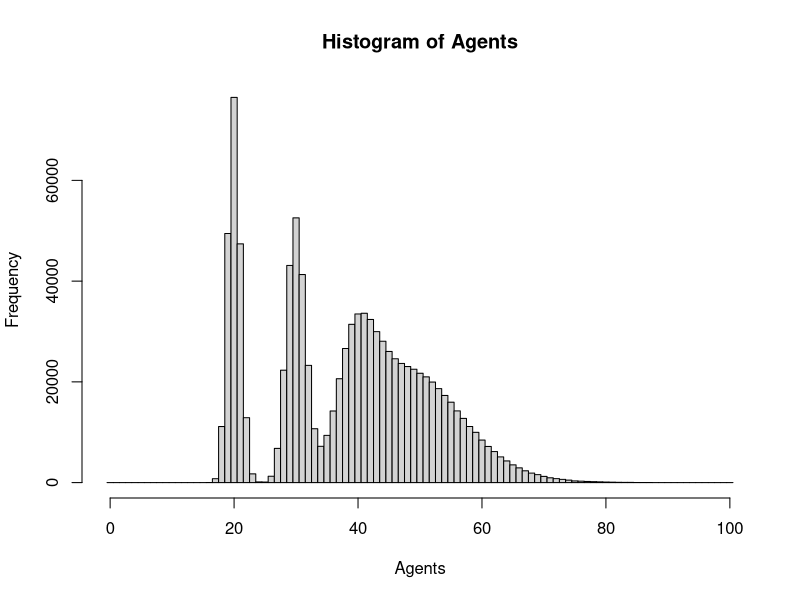
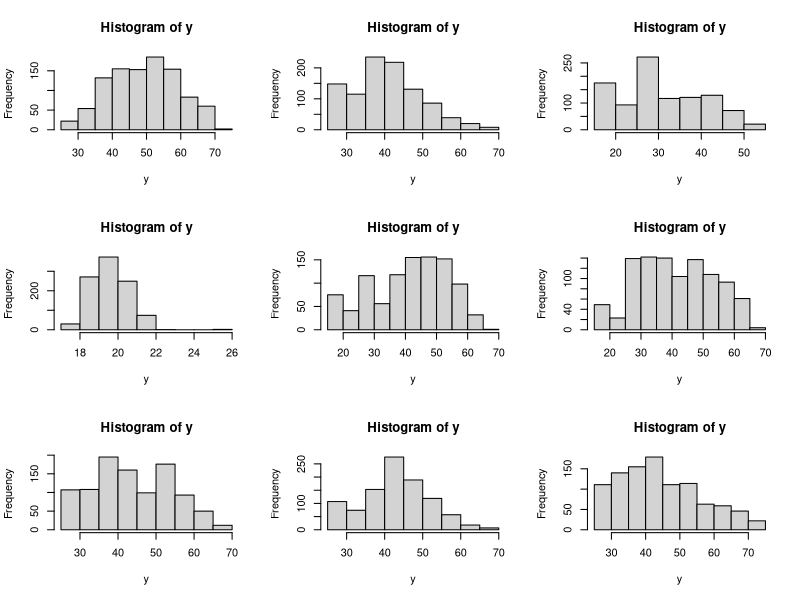
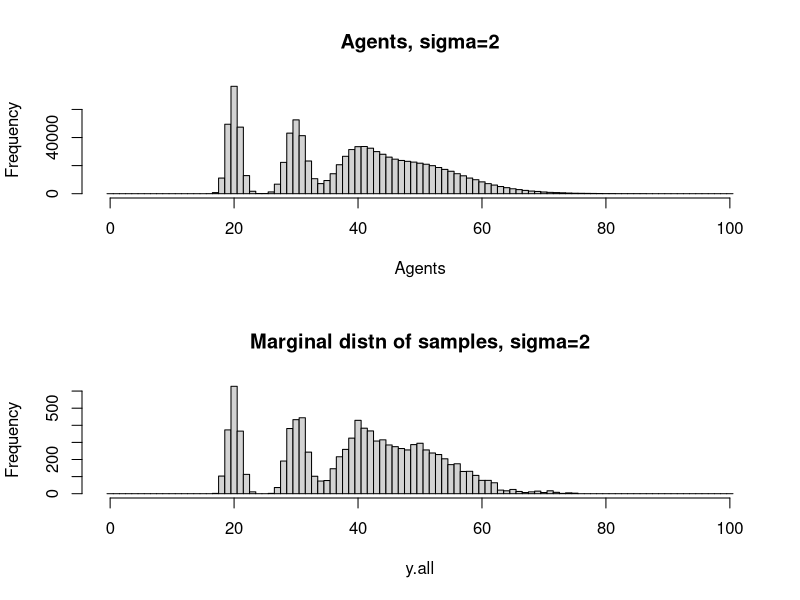
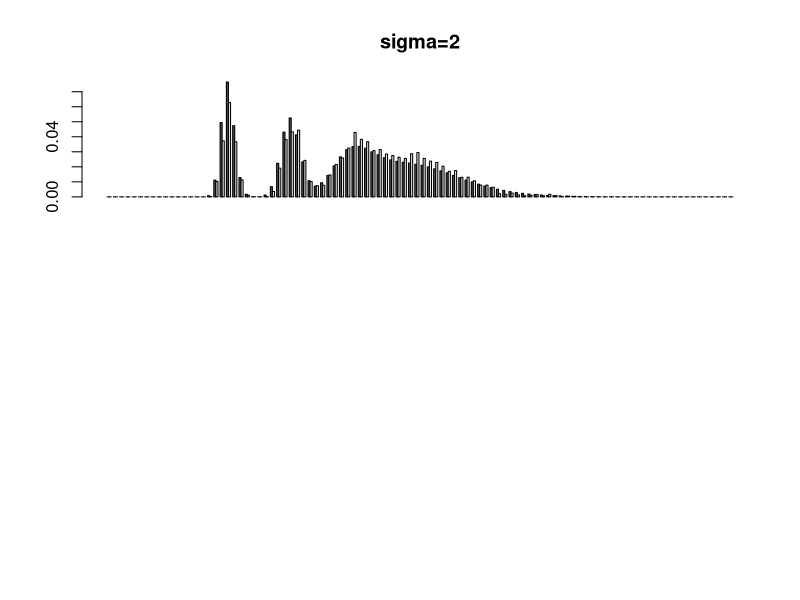
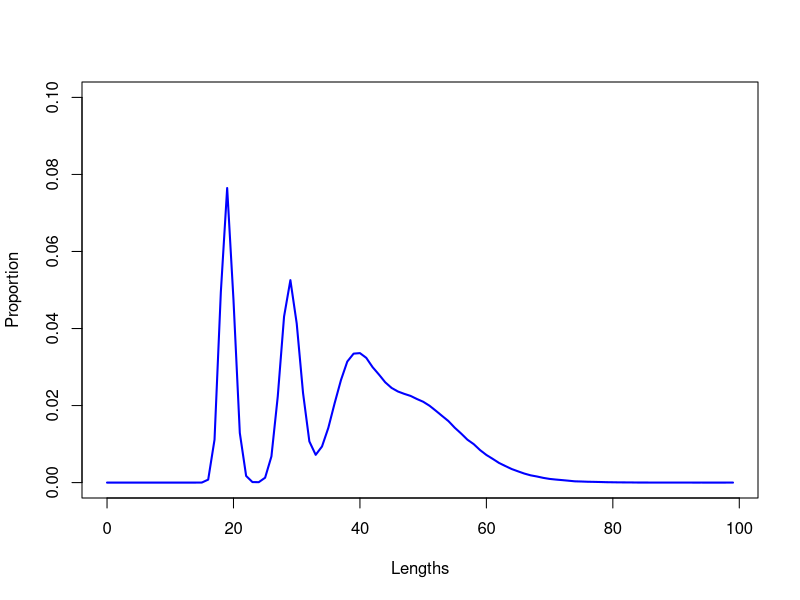

The R source for these figures, in order: (Note: a time limit stopped this script after it produced the figures.)
#Generate a million agents
n.Agents=1e6
#Length distn of agents
Agents=round(c(rlnorm(0.6*n.Agents,log(25),0.1),rlnorm(0.4*n.Agents,log(40),0.15))) 
Agents=round(c(rlnorm(0.2*n.Agents,log(20),0.05),rlnorm(0.2*n.Agents,log(30),0.05),rlnorm(0.2*n.Agents,log(40),0.08),rlnorm(0.4*n.Agents,log(50),0.15))) 

Freq=tabulate(Agents)/n.Agents

size.max=max(Agents)
lengths = 0:(size.max+1)-0.5
hist(Agents,breaks=lengths)


#M-H using N(y[i-1],sigma) proposal. Trial runs:
par(mfrow=c(3,3))
n=1000 #sample size
y=rep(NA,n)
sigma=2 #The higher sigma, less the autocorrelation in samples

for(sims in 1:9) {
y[1]=sample(Agents,1)
for(i in 2:n) {
  y.proposed=round(rnorm(1,y[i-1],sigma))
  if(y.proposed<1 | y.proposed>size.max) 
    y.proposed=y[i-1]
  ratio=Freq[y.proposed]/Freq[y[i-1]]
  y[i]= ifelse(runif(1) < ratio, y.proposed, y[i-1])
}
hist(y)
}


#M-H using N(y[k],sigma) proposal. Check marginal over n.sims runs.
n=200 #fish per sample (A haul)
sigma=2; Sig=paste0("sigma=",sigma)
y=rep(NA,n)
n.sims=50 # number of samples Number of hauls
n.tot=n.sims*n
y.all=as.numeric()

for(sims in 1:n.sims) {
  if(sims%%1000==0) 
    cat(sims,"...")
  y[1]=sample(Agents,1)
  for(i in 2:n) {
    y.proposed=round(rnorm(1,y[i-1],sigma))
    if(y.proposed<1 | y.proposed>size.max) 
      y.proposed=y[i-1]
    ratio=Freq[y.proposed]/Freq[y[i-1]]
    y[i]=ifelse(runif(1)<ratio,y.proposed,y[i-1])
  }
  y.all=c(y.all,y)
}

par(mfrow=c(2,1))
hist(Agents,breaks=0:(size.max+1)-0.5,main=paste("Agents,",Sig))
hist(y.all,breaks=0:(size.max+1)-0.5,main=paste("Marginal distn of samples,",Sig))

Freq.y=tabulate(y.all,nbins=length(Freq))/n.tot
barplot(rbind(Freq,Freq.y),beside=T,main=Sig)


## redo the above 1000 times
n_rep = 1000
Freq_est = matrix(NA, nrow = n_rep, ncol = length(0.5:(size.max)-0.5))
par(mfrow = c(1,1))
plot(0.5:(size.max)-0.5, Freq, type = "l",lwd = 2, col = "blue", cex = 1.2, xlab = "Lengths", ylab = "Proportion", ylim = c(0,0.1))
for(j in 1:n_rep) {
  if(j%%100==0) 
    cat(j,"...")
  y.all=as.numeric()
  for(sims in 1:n.sims) {
    if(sims%%1000==0) 
      cat(sims,"...")
    y[1]=sample(Agents,1)
    for(i in 2:n) {
      y.proposed=round(rnorm(1,y[i-1],sigma))
      if(y.proposed<1 | y.proposed>size.max) 
        y.proposed=y[i-1]
      ratio=Freq[y.proposed]/Freq[y[i-1]]
      y[i]=ifelse(runif(1)<ratio,y.proposed,y[i-1])
    }
    y.all=c(y.all,y)
  }
  Freq.y=tabulate(y.all,nbins=length(Freq))/n.tot
  #lines(0.5:(size.max)-0.5, Freq.y, col = adjustcolor(col = "red", alpha.f = 0.3), lwd =3)
  Freq_est[j, ] = Freq.y;
}
lines(0.5:(size.max)-0.5, Freq, type = "l",lwd = 3, col = "black")

## calculate MSE
diff_ = sweep(Freq_est, MARGIN = 2, STATS = Freq, FUN = "-")
dim(diff_)
round(cbind(diff_[1,],Freq_est[1,] - Freq),3)

## plot bias
boxplot(diff_, xlab = "length bin", ylab = expression(hat(theta) - theta), ylim = c(-0.1,0.1), main = paste0("sigma = ", sigma))

## smaller sigma =  1
sigma = 1
n_rep = 1000
Freq_est_sig_1 = matrix(NA, nrow = n_rep, ncol = length(0.5:(size.max)-0.5))
par(mfrow = c(1,1))
plot(0.5:(size.max)-0.5, Freq, type = "l",lwd = 2, col = "blue", cex = 1.2, xlab = "Lengths", ylab = "Proportion", ylim = c(0,0.1))
for(j in 1:n_rep) {
  if(j%%100==0) 
    cat(j,"...")
  y.all=as.numeric()
  for(sims in 1:n.sims) {
    if(sims%%1000==0) 
      cat(sims,"...")
    y[1]=sample(Agents,1)
    for(i in 2:n) {
      y.proposed=round(rnorm(1,y[i-1],sigma))
      if(y.proposed < 1 | y.proposed > size.max) 
        y.proposed=y[i-1]
      ratio=Freq[y.proposed]/Freq[y[i-1]]
      y[i]=ifelse(runif(1)<ratio,y.proposed,y[i-1])
    }
    y.all=c(y.all,y)
  }
  Freq.y=tabulate(y.all,nbins=length(Freq))/n.tot
  #lines(0.5:(size.max)-0.5, Freq.y, col = adjustcolor(col = "red", alpha.f = 0.3), lwd =3)
  Freq_est_sig_1[j, ] = Freq.y;
}
lines(0.5:(size.max)-0.5, Freq, type = "l",lwd = 3, col = "black")

## calculate MSE
diff_ = sweep(Freq_est_sig_1, MARGIN = 2, STATS = Freq, FUN = "-")
dim(diff_)
round(cbind(diff_[1,],Freq_est[1,] - Freq),3)

boxplot(diff_, xlab = "length bin", ylab = expression(hat(theta) - theta), ylim = c(-0.1,0.1), main = paste0("sigma = ", sigma))

######################
## Do the same for AF
######################
logis_ogive = function (X, a50, a95) {
  1/(1 + 19^((a50 - X)/a95))
}

## Params
ages = 1:20
R0 = 1000
M = 0.2
a50 = 3.4
ato95 = 2.4
S_age = logis_ogive(ages, a50, ato95)

A = length(ages)
N_age = vector()
N_age[1] = R0
set.seed(21)
for(age_ndx in 2:A)
  N_age[age_ndx] = N_age[age_ndx - 1] * exp(-M) * exp(rnorm(1,0,0.5))


target_freq = N_age * S_age / sum(N_age * S_age)
barplot(height = target_freq, names = ages, main = "Target Distribution", xlab = "Ages", ylab = "Frequency")

size.max = A
## smaller sigma =  1
sigma = 0.4
n_rep = 1000
Freq_est_sig_1 = matrix(NA, nrow = n_rep, ncol = A)
par(mfrow = c(1,1))
plot(1:A, target_freq, type = "l",lwd = 2, col = "blue", cex = 1.2, xlab = "Lengths", ylab = "Proportion", ylim = c(0,0.4))
out_bounds = vector()
hist_ratio = as.numeric()
for(j in 1:n_rep) {

  y.all=as.numeric()
  out_bounds = as.numeric()
  hist_ratio = as.numeric()
  for(sims in 1:n.sims) {

    y[1]=sample(1:A, 1)
    for(i in 2:n) {
      y.proposed = round(rnorm(1, y[i-1], sigma))
      if(y.proposed < 1 | y.proposed > size.max) {
        y.proposed=y[i-1]
        out_bounds = c(out_bounds, 1)
      } else {
        out_bounds = c(out_bounds, 0)
      }
      ratio = target_freq[y.proposed] / target_freq[y[i-1]]
      hist_ratio = c(hist_ratio, ratio)
      y[i] = ifelse(runif(1) < ratio, y.proposed, y[i-1])
    }
    y.all=c(y.all,y)

  }
  if(j %% 100==0) {
    cat("\n",j,"...")
    cat(table(out_bounds))
    hist(hist_ratio)
  }
  Freq.y=tabulate(y.all,nbins=A) / (n.sims * n)
  #lines(0.5:(size.max)-0.5, Freq.y, col = adjustcolor(col = "red", alpha.f = 0.3), lwd =3)
  Freq_est_sig_1[j, ] = Freq.y;
}
table(out_bounds)
## calculate MSE
diff_ = sweep(Freq_est_sig_1, MARGIN = 2, STATS = target_freq, FUN = "-")
dim(diff_)
round(cbind(diff_[1,],Freq_est_sig_1[1,] - target_freq),3)
boxplot(diff_, xlab = "Age", ylab = expression(hat(theta) - theta), ylim = c(-0.1,0.1), main = paste0("sigma = ", sigma))

## find the breakdown in M-H algorithm what happens with a "smoother" AF controlled by deviations added to exponential decline 
set.seed(21)
for(age_ndx in 2:A)
  N_age[age_ndx] = N_age[age_ndx - 1] * exp(-M) * exp(rnorm(1,0,0.2))
target_freq = N_age * S_age / sum(N_age * S_age)
barplot(height = target_freq, names = ages, main = "Target Distribution", xlab = "Ages", ylab = "Frequency")
## smaller sigma =  1
sigma = 0.4
n_rep = 1000
Freq_est_sig_1 = matrix(NA, nrow = n_rep, ncol = A)
par(mfrow = c(1,1))
plot(1:A, target_freq, type = "l",lwd = 2, col = "blue", cex = 1.2, xlab = "Lengths", ylab = "Proportion", ylim = c(0,0.4))
out_bounds = vector()
for(j in 1:n_rep) {

  y.all=as.numeric()
  out_bounds = as.numeric()
  for(sims in 1:n.sims) {
    
    y[1]=sample(1:A, 1)
    for(i in 2:n) {
      y.proposed = round(rnorm(1, y[i-1], sigma))
      if(y.proposed < 1 | y.proposed > size.max) {
        y.proposed=y[i-1]
        out_bounds = c(out_bounds, 1)
      } else {
        out_bounds = c(out_bounds, 0)
      }
      ratio = target_freq[y.proposed] / target_freq[y[i-1]]
      y[i] = ifelse(runif(1) < ratio, y.proposed, y[i-1])
    }
    y.all=c(y.all,y)
  }
  if(j %% 100==0) {
    cat("\n",j,"...")
    cat(table(out_bounds))
    hist(hist_ratio)
  }
  Freq.y=tabulate(y.all,nbins=A) / (n.sims * n)
  #lines(0.5:(size.max)-0.5, Freq.y, col = adjustcolor(col = "red", alpha.f = 0.3), lwd =3)
  Freq_est_sig_1[j, ] = Freq.y;
}
table(out_bounds)
## calculate MSE
diff_ = sweep(Freq_est_sig_1, MARGIN = 2, STATS = target_freq, FUN = "-")
dim(diff_)
round(cbind(diff_[1,],Freq_est_sig_1[1,] - target_freq),3)
par(mfrow = c(1,1))
boxplot(diff_, xlab = "Age", ylab = expression(hat(theta) - theta), ylim = c(-0.1,0.1), main = paste0("sigma = ", sigma, " n = ", n," n.sim = ", n.sims))

## larger n = 1000
n = 1000
size.max = A
## smaller sigma =  1
n_rep = 1000
Freq_est_sig_1 = matrix(NA, nrow = n_rep, ncol = A)
par(mfrow = c(1,1))
plot(1:A, target_freq, type = "l",lwd = 2, col = "blue", cex = 1.2, xlab = "Lengths", ylab = "Proportion", ylim = c(0,0.4))
out_bounds = vector()
for(j in 1:n_rep) {
  
  y.all=as.numeric()
  out_bounds = as.numeric()
  for(sims in 1:n.sims) {
    
    y[1]=sample(1:A, 1)
    for(i in 2:n) {
      y.proposed = round(rnorm(1, y[i-1], sigma))
      ##print(paste0("y_i + 1 = ", y.proposed, " y_i = ", y[i-1], " sigma = ", sigma))
      if(y.proposed < 1 | y.proposed > size.max) {
        y.proposed=y[i-1]
        out_bounds = c(out_bounds, 1)
      } else {
        out_bounds = c(out_bounds, 0)
      }
      ratio = target_freq[y.proposed] / target_freq[y[i-1]]
      y[i] = ifelse(runif(1) < ratio, y.proposed, y[i-1])
    }
    y.all=c(y.all,y)
  }
  if(j %% 100==0) {
    cat("\n",j,"...")
    cat(table(out_bounds))
    hist(hist_ratio)
  }
  Freq.y=tabulate(y.all,nbins=A) / (n.sims * n)
  #lines(0.5:(size.max)-0.5, Freq.y, col = adjustcolor(col = "red", alpha.f = 0.3), lwd =3)
  Freq_est_sig_1[j, ] = Freq.y;
}
table(out_bounds)
## calculate MSE
diff_ = sweep(Freq_est_sig_1, MARGIN = 2, STATS = target_freq, FUN = "-")
dim(diff_)
round(cbind(diff_[1,],Freq_est_sig_1[1,] - target_freq),3)
par(mfrow = c(1,1))
boxplot(diff_, xlab = "Age", ylab = expression(hat(theta) - theta), ylim = c(-0.1,0.1), main = paste0("sigma = ", sigma, " n = ", n," n.sim = ", n.sims))


## is the small support??
## lengh bin 100, ages = 20 lets redo with 100 ages
## Params
ages = 1:100
R0 = 1000
M = 0.075
a50 = 3.4
ato95 = 2.4
S_age = logis_ogive(ages, a50, ato95)

A = length(ages)
N_age = vector()
N_age[1] = R0
set.seed(21)
for(age_ndx in 2:A)
  N_age[age_ndx] = N_age[age_ndx - 1] * exp(-M) * exp(rnorm(1,0,0.5))
















n=200 #sample size
sigma=2; Sig=paste0("sigma=",sigma)
y=rep(NA,n)
n.sims=5000
n.tot=n.sims*n
y.all=as.numeric()

for(sims in 1:n.sims) {
  if(sims%%1000==0) 
    cat(sims,"...")
  y[1]=sample(Agents,1)
  for(i in 2:n) {
    y.proposed=round(rnorm(1,y[i-1],sigma))
    if(y.proposed<1 | y.proposed>size.max) 
      y.proposed=y[i-1]
    ratio=Freq[y.proposed]/Freq[y[i-1]]
    y[i]=ifelse(runif(1)<ratio,y.proposed,y[i-1])
  }
  y.all=c(y.all,y)
}

par(mfrow=c(2,1))
hist(Agents,breaks=0:(size.max+1)-0.5,main=paste("Agents,",Sig))
hist(y.all,breaks=0:(size.max+1)-0.5,main=paste("Marginal distn of samples,",Sig))
